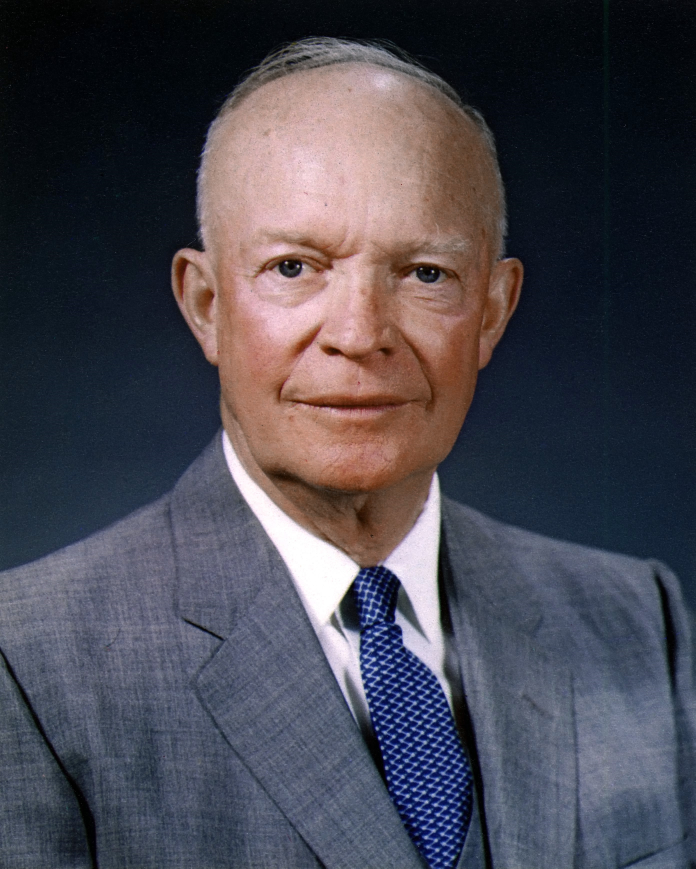
#> input picture learning-videos/shorts-experiments/sp-07-suez-crisis-1956/raw_assets/eisenhower_portrait.jpg, 2782 x 3474 px, found by its file name (shown at 1/4 size)
$ python extract_commanding_ike.py
#> lines starting #> are read from the running program, lines starting #| are printed output that depends on the picture; after the words box and inside, x2 and y2 are one past the last pixel; in counts of white or black regions, pixels touching at a corner belong together
import os
import cv2
import numpy as np
from PIL import Image, ImageEnhance

RAW_DIR = "D:/PERSONAL PROJECT/IR-study-companion/learning-videos/shorts-experiments/sp-07-suez-crisis-1956/raw_assets"
ASSET_DIR = "D:/PERSONAL PROJECT/IR-study-companion/learning-videos/shorts-experiments/sp-07-suez-crisis-1956/assets"

def make_solid_clean_sticker(rgba_np, outline_width=14, shadow_offset=(14, 14)):
    h, w, c = rgba_np.shape
    pad = outline_width * 2 + 40
    new_h = h + pad * 2
    new_w = w + pad * 2

    alpha = rgba_np[:, :, 3]
    _, bin_alpha = cv2.threshold(alpha, 128, 255, cv2.THRESH_BINARY)

    padded_alpha = np.zeros((new_h, new_w), dtype=np.uint8)
    padded_alpha[pad:pad+h, pad:pad+w] = bin_alpha

    im_flood = padded_alpha.copy()
    h_f, w_f = im_flood.shape
    mask_f = np.zeros((h_f + 2, w_f + 2), np.uint8)
    cv2.floodFill(im_flood, mask_f, (0, 0), 255)
    im_flood_inv = cv2.bitwise_not(im_flood)
    solid_mask = cv2.bitwise_or(padded_alpha, im_flood_inv)

    inv_solid = cv2.bitwise_not(solid_mask)
    dist = cv2.distanceTransform(inv_solid, cv2.DIST_L2, cv2.DIST_MASK_PRECISE)
    stroke_mask = np.where(dist <= outline_width, 255, 0).astype(np.uint8)
    stroke_mask = cv2.GaussianBlur(stroke_mask, (5, 5), 0)
    _, stroke_mask = cv2.threshold(stroke_mask, 128, 255, cv2.THRESH_BINARY)

    canvas = np.zeros((new_h, new_w, 4), dtype=np.uint8)

    sx, sy = shadow_offset
    M = np.float32([[1, 0, sx], [0, 1, sy]])
    shadow_mask = cv2.warpAffine(stroke_mask, M, (new_w, new_h))
    canvas[shadow_mask == 255] = [0, 0, 0, 255]
    canvas[stroke_mask == 255] = [255, 255, 255, 255]

    fg_mask = solid_mask[pad:pad+h, pad:pad+w] == 255
    canvas[pad:pad+h, pad:pad+w][fg_mask] = rgba_np[fg_mask]

    return Image.fromarray(canvas)

print("Extracting commanding full-shoulders Eisenhower bust from ultra-res portrait...")
raw = cv2.imread(os.path.join(RAW_DIR, "eisenhower_portrait.jpg"))
#> raw is the input picture: shape (3474, 2782, 3); mean B, G, R 79.9, 70.2, 72.1
h, w = raw.shape[:2]
#> h = 3474; w = 2782

# Keep FULL width to retain both broad shoulders!
# Head starts at y: 0.05, suit extends down to y: 0.92
crop = raw[int(h*0.04):int(h*0.92), int(w*0.02):int(w*0.98)]
# Resize to large canvas: width 860, height 960
crop = cv2.resize(crop, (860, 960), interpolation=cv2.INTER_LANCZOS4)
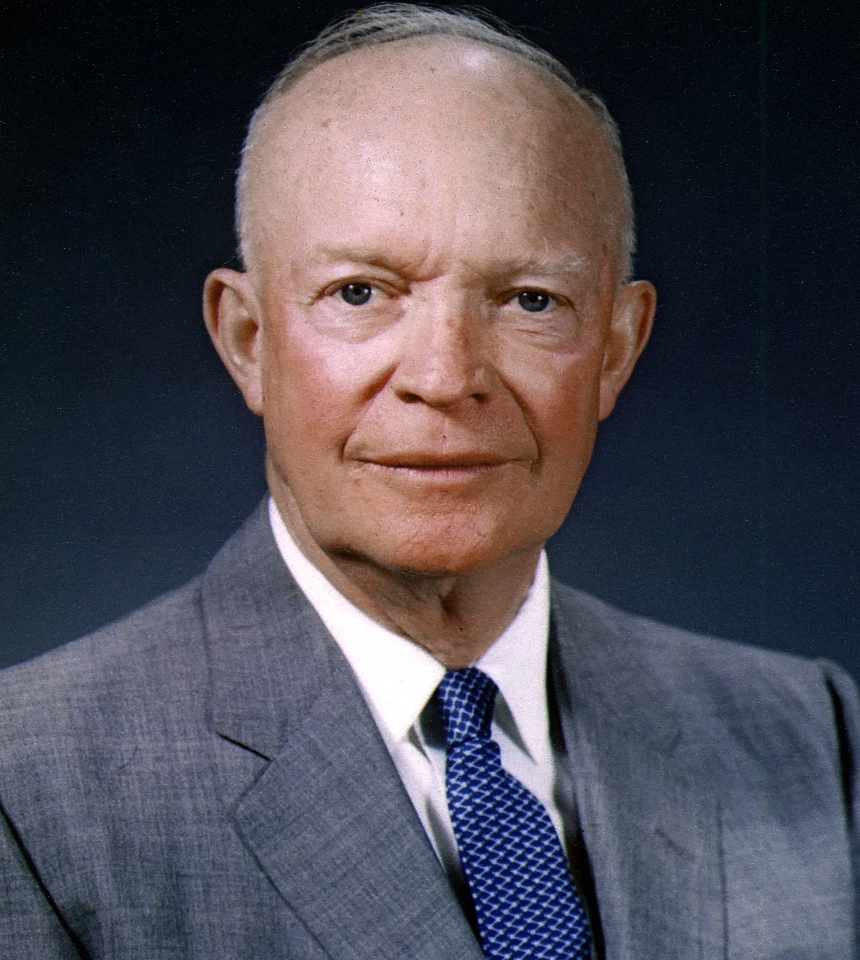
#> crop: shape (960, 860, 3); mean B, G, R 82.9, 74, 77.8
ch, cw = crop.shape[:2]
#> ch = 960; cw = 860

mask = np.zeros((ch, cw), np.uint8)
mask[:10, :] = cv2.GC_BGD
mask[-10:, :] = cv2.GC_BGD
mask[:, :10] = cv2.GC_BGD
mask[:, -10:] = cv2.GC_BGD

mask[10:-10, 10:-10] = cv2.GC_PR_FGD

# Sure foreground: Head, face, both broad shoulders, suit, tie
# Head: y: 80 to 450, x: 260 to 600
mask[80:450, 260:600] = cv2.GC_FGD
# Full broad shoulders & suit: y: 450 to 900, x: 60 to 800
mask[450:900, 60:800] = cv2.GC_FGD

# Sure background top corners
mask[:160, :200] = cv2.GC_BGD
mask[:160, 660:] = cv2.GC_BGD

bgdModel = np.zeros((1, 65), np.float64)
fgdModel = np.zeros((1, 65), np.float64)
cv2.grabCut(crop, mask, None, bgdModel, fgdModel, 6, cv2.GC_INIT_WITH_MASK)
bin_mask = np.where((mask==cv2.GC_FGD)|(mask==cv2.GC_PR_FGD), 255, 0).astype(np.uint8)

num_labels, labels, stats, _ = cv2.connectedComponentsWithStats(bin_mask, connectivity=8)
largest = 1 + np.argmax(stats[1:, cv2.CC_STAT_AREA])
clean_mask = np.where(labels == largest, 255, 0).astype(np.uint8)

# Smooth clean outline
kernel = cv2.getStructuringElement(cv2.MORPH_ELLIPSE, (15, 15))
clean_mask = cv2.morphologyEx(clean_mask, cv2.MORPH_CLOSE, kernel)

# Flat clean bottom across chest
clean_mask[int(ch*0.94):, :] = 0

ike_rgba = cv2.cvtColor(crop, cv2.COLOR_BGR2RGBA)
ike_rgba[:, :, 3] = clean_mask

# Enhance contrast
pil_crop = Image.fromarray(cv2.cvtColor(crop, cv2.COLOR_BGR2RGB))
enh = ImageEnhance.Contrast(pil_crop)
pil_crop = enh.enhance(1.2)
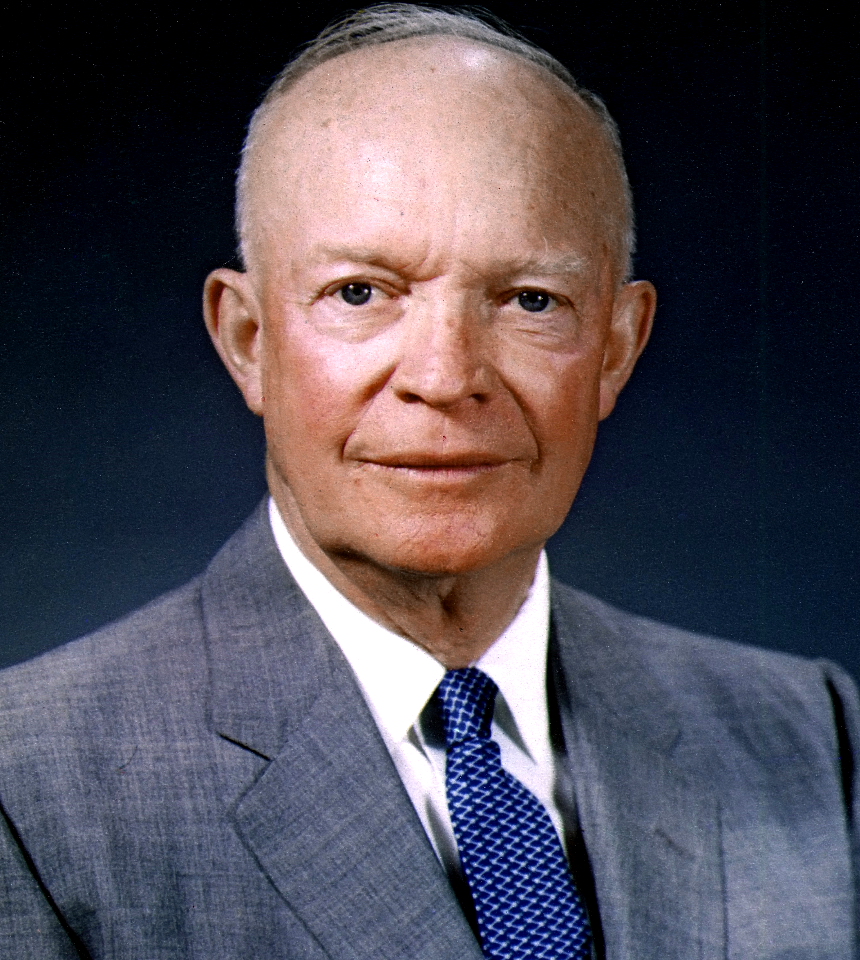
#> pil_crop: PIL image 860x960 RGB; mean R, G, B 79, 73.6, 83.6
ike_rgba[:, :, :3] = np.array(pil_crop)
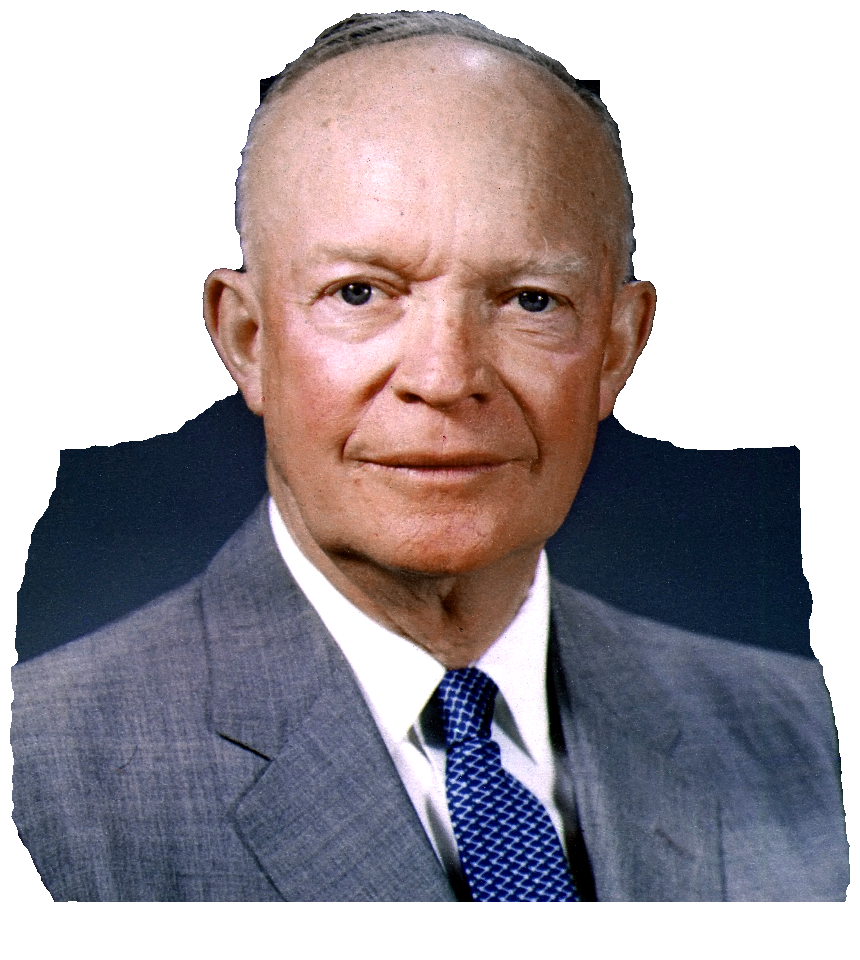
#> ike_rgba: shape (960, 860, 4); mean R, G, B, A 79, 73.6, 83.6, 162.5; transparent parts drawn white

sticker = make_solid_clean_sticker(ike_rgba, outline_width=14, shadow_offset=(14, 14))
#> in make_solid_clean_sticker, `alpha = rgba_np[:, :, 3]`:
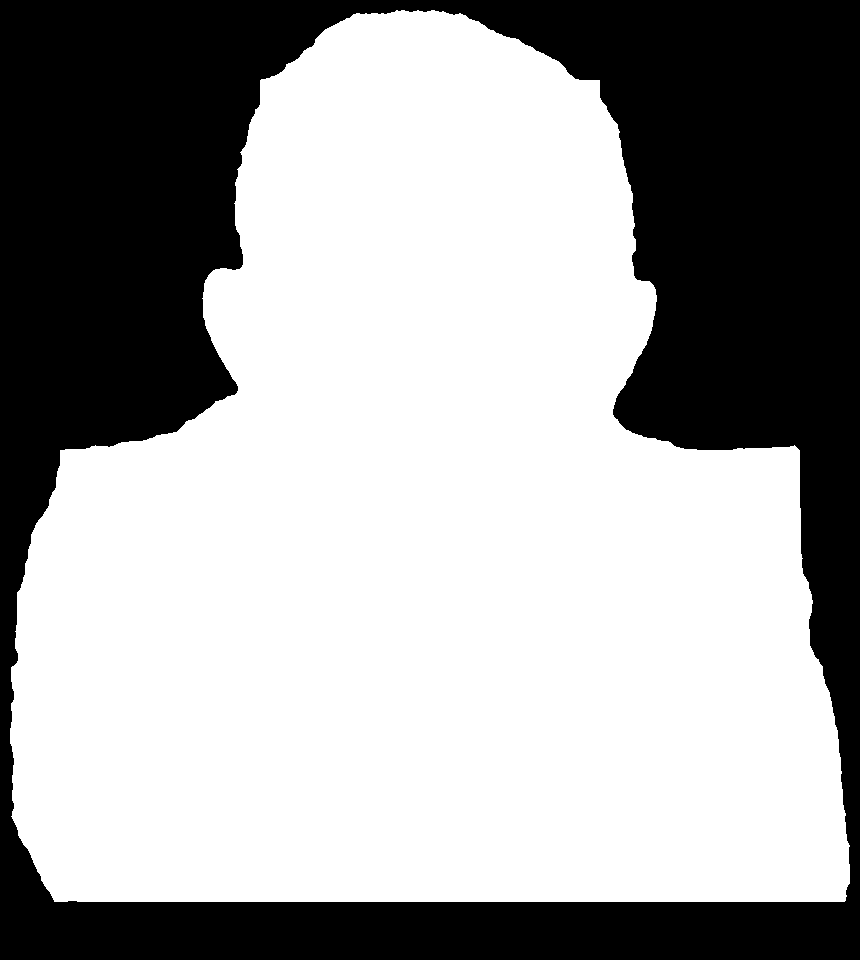
#> alpha: shape (960, 860); 63.7% white; 1 black region, box (x1, y1, x2, y2) and area: (0, 0, 860, 960) 299344
#> in make_solid_clean_sticker, `padded_alpha[pad:pad+h, pad:pad+w] = bin_alpha`: padded_alpha: shape (1096, 996); 48.2% white; 1 white region, box (x1, y1, x2, y2) and area: (78, 78, 918, 970) 526256
#> in make_solid_clean_sticker, `cv2.floodFill(im_flood, mask_f, (0, 0), 255)`: im_flood: shape (1096, 996); every value is 255
#> in make_solid_clean_sticker, `im_flood_inv = cv2.bitwise_not(im_flood)`: im_flood_inv: shape (1096, 996); every value is 0
#> in make_solid_clean_sticker, `dist = cv2.distanceTransform(inv_solid, cv2.DIST_L2, cv2.DIST_MASK_PRE..`:
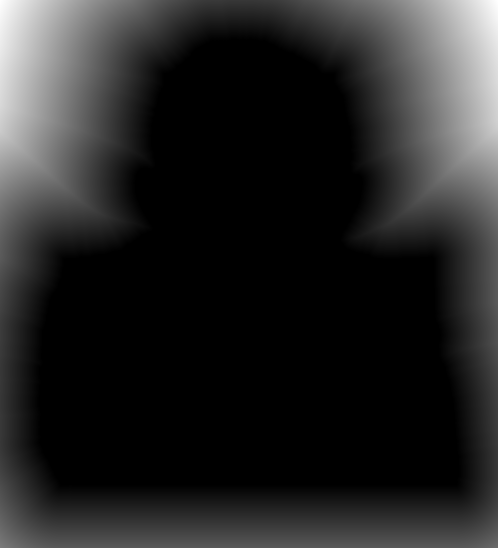
#> dist: shape (1096, 996) float32 (shown at 1/2 size); min 0, max 359.8, mean 53.4; drawn with min black and max white
#> in make_solid_clean_sticker, `stroke_mask = np.where(dist <= outline_width, 255, 0).astype(np.uint8)`: stroke_mask: shape (1096, 996); 52.4% white; 1 black region, box (x1, y1, x2, y2) and area: (0, 0, 996, 1096) 519749
#> in make_solid_clean_sticker, `_, stroke_mask = cv2.threshold(stroke_mask, 128, 255, cv2.THRESH_BINARY)`: stroke_mask: shape (1096, 996); 52.4% white; 1 black region, box (x1, y1, x2, y2) and area: (0, 0, 996, 1096) 519754
#> in make_solid_clean_sticker, `shadow_mask = cv2.warpAffine(stroke_mask, M, (new_w, new_h))`:
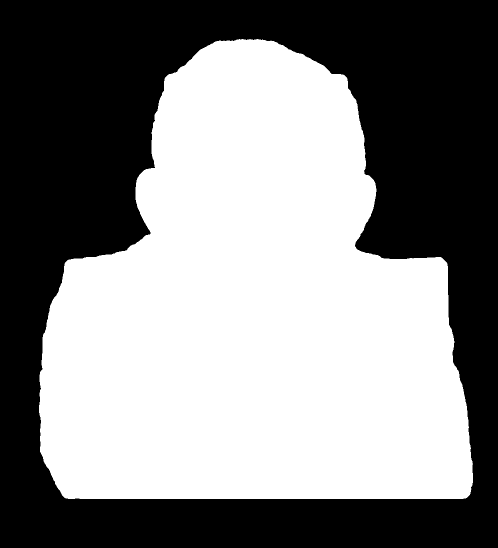
#> shadow_mask: shape (1096, 996) (shown at 1/2 size); 52.4% white; 1 black region, box (x1, y1, x2, y2) and area: (0, 0, 996, 1096) 519754
#> in make_solid_clean_sticker, `canvas[pad:pad+h, pad:pad+w][fg_mask] = rgba_np[fg_mask]`:
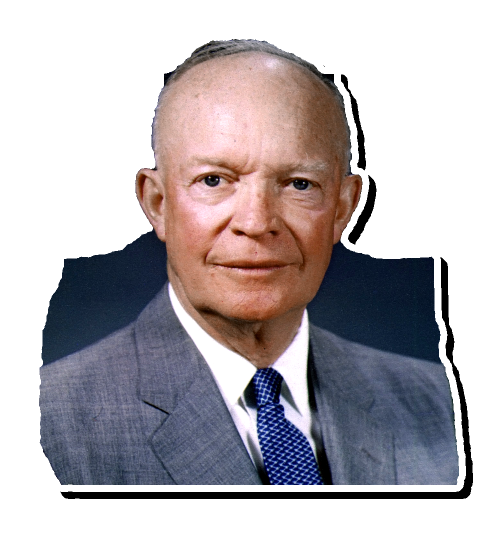
#> canvas: shape (1096, 996, 4) (shown at 1/2 size); mean R, G, B, A 66.1, 60.4, 64.5, 138.7; transparent parts drawn white
sticker.save(os.path.join(ASSET_DIR, "sticker_eisenhower_broad.png"))
sticker.save(os.path.join(ASSET_DIR, "sticker_eisenhower.png"))
print("Saved commanding sticker_eisenhower.png:", sticker.size)
#| Saved commanding sticker_eisenhower.png: (996, 1096)
